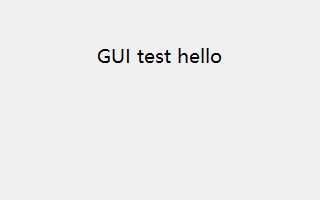

Here is the Python script that generated this plot:
import tkinter as tk, time
from PIL import ImageGrab
root = tk.Tk()
root.title("tk-test")
root.geometry("320x200+120+120")
tk.Label(root, text="GUI test hello", font=("Microsoft YaHei UI", 14)).pack(pady=40)
root.update()
time.sleep(0.6)
root.update()
x, y = root.winfo_rootx(), root.winfo_rooty()
w, h = root.winfo_width(), root.winfo_height()
img = ImageGrab.grab(bbox=(x, y, x + w, y + h))
img.save(r"G:\天体引擎\docs\gui_probe.png")
print("screenshot ok", img.size, "bbox", x, y, w, h)
root.destroy()
